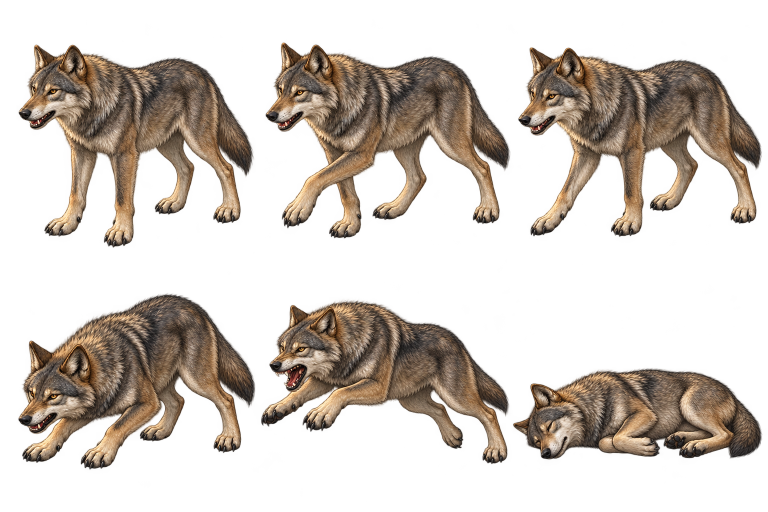
#> input picture assets/art/forest/wolf-poses-v2.png, 1536 x 1024 px (shown at 1/2 size)
$ python build_animal_atlas.py
#> lines starting #> are read from the running program, lines starting #| are printed output that depends on the picture
"""Rebuild atlas rectangles without rescaling or modifying the authored PNGs."""
import json
from pathlib import Path
from PIL import Image

ROOT = Path(__file__).resolve().parents[1]
FOLDER = ROOT / "assets/art/forest"
SOURCES = {
    "wolf": ("wolf-poses-v2.png", (0, 512, 1024, 1536)),
    "bear": ("bear-poses-v3.png", (0, 480, 1024, 1536)),
    "deer": ("deer-poses-v2.png", (0, 512, 1024, 1536)),
}

def build():
    entries = {}
    for animal, (filename, columns) in SOURCES.items():
        path = FOLDER / filename
        image = Image.open(path).convert("RGBA")
#> image is the input picture: PIL image 1536x1024 RGBA; mean R, G, B, A 89.3, 73.1, 58, 87.4
        if image.size != (1536, 1024):
            raise ValueError(f"{filename}: expected authored 1536x1024 sheet")
        alpha = image.getchannel("A")
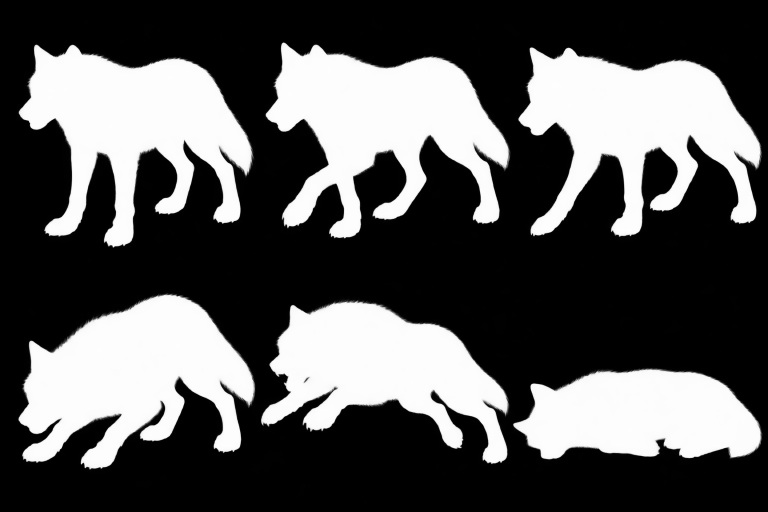
#> alpha: PIL image 1536x1024 L (shown at 1/2 size); min 0, max 254, mean 87.4
        frames = []
        for top, bottom in ((0, 512), (512, 1024)):
            for left, right in zip(columns, columns[1:]):
                region = alpha.crop((left, top, right, bottom))
                box = region.point(lambda value: 255 if value > 48 else 0).getbbox()
                if box is None:
                    raise ValueError(f"{filename}: empty pose")
                x, y, end_x, end_y = box
                if x == 0 or y == 0 or end_x == right-left or end_y == bottom-top:
                    raise ValueError(f"{filename}: pose touches cell boundary; review source layout")
                frames.append([left+x, top+y, end_x-x, end_y-y])
#> after the loop, frames = [[37, 89, 470, 406], [531, 85, 489, 392], [1036, 95, 488, 379], [37, 587, 473, 352], [522, 601, 496, 327], [1026, 737, 498, 182]]
        entries[animal] = {
            "source": "res://" + path.relative_to(ROOT).as_posix(),
            "reference_height": frames[0][3],
            "frames": frames,
            "anchor": "bottom_center",
            "shared_scale": True,
        }
#> pass 2 of the loop in build, `for animal, (filename, columns) in SOURCES.items():`:
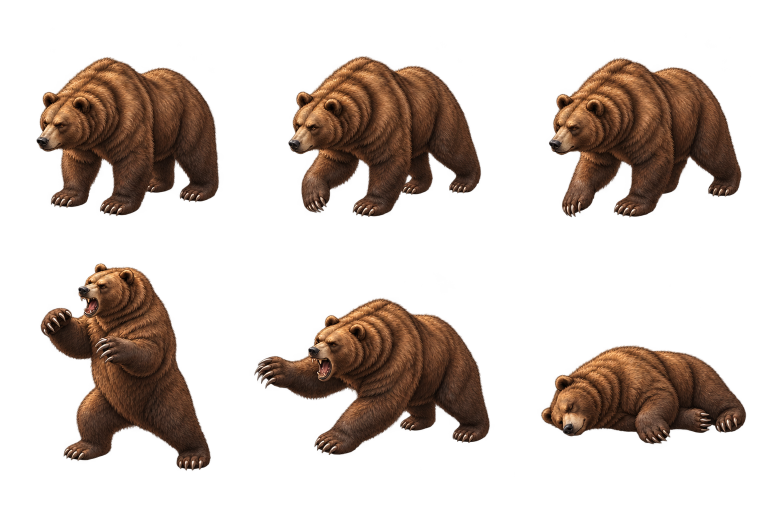
#> input picture assets/art/forest/bear-poses-v3.png, 1536 x 1024 px (shown at 1/2 size)
#> in build, image is the input picture: PIL image 1536x1024 RGBA; mean R, G, B, A 64.1, 41.1, 26.7, 72.5
#> in build, `alpha = image.getchannel("A")`:
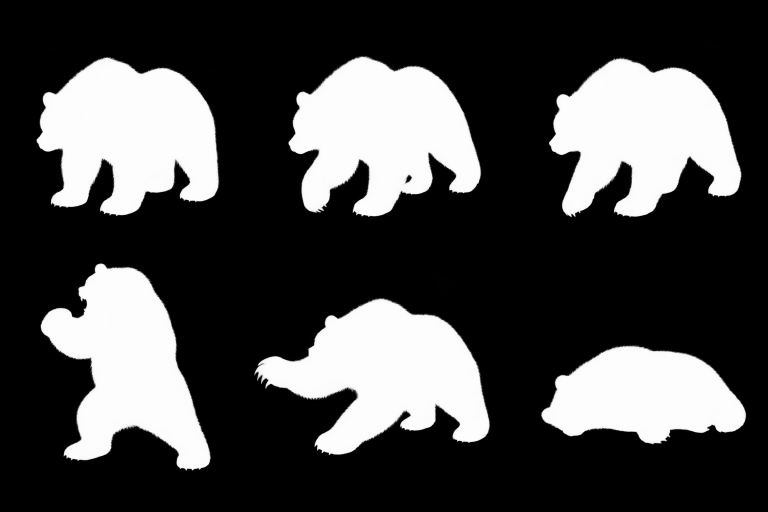
#> alpha: PIL image 1536x1024 L (shown at 1/2 size); min 0, max 254, mean 72.5
#> after the loop in build, `for top, bottom in ((0, 512), (512, 1024)):`: frames = [[73, 114, 365, 318], [577, 112, 385, 322], [1098, 115, 385, 320], [81, 527, 341, 414], [509, 596, 471, 314], [1082, 691, 410, 198]]
#> pass 3 of the loop in build, `for animal, (filename, columns) in SOURCES.items():`:
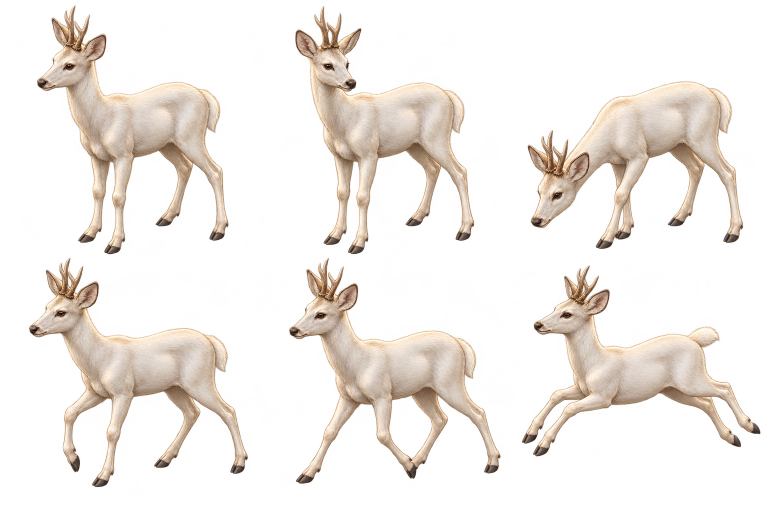
#> input picture assets/art/forest/deer-poses-v2.png, 1536 x 1024 px (shown at 1/2 size)
#> in build, image is the input picture: PIL image 1536x1024 RGBA; mean R, G, B, A 141.4, 125, 109.3, 61.9
#> in build, `alpha = image.getchannel("A")`:
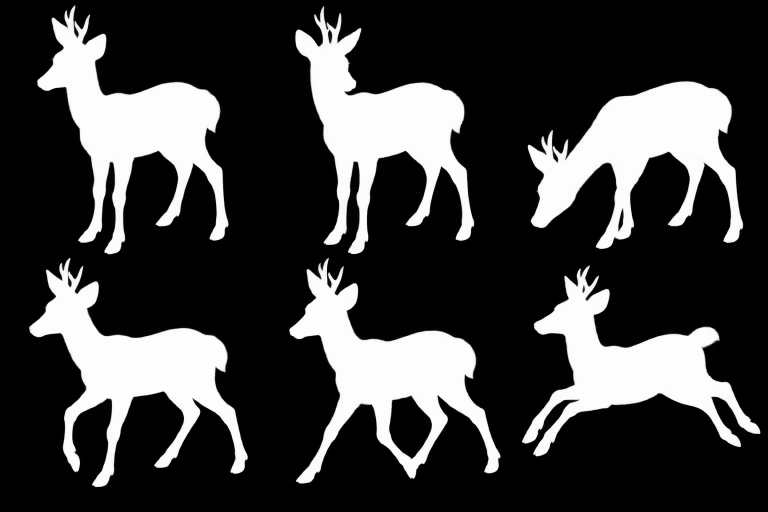
#> alpha: PIL image 1536x1024 L (shown at 1/2 size); min 0, max 254, mean 61.9
#> after the loop in build, `for top, bottom in ((0, 512), (512, 1024)):`: frames = [[74, 11, 383, 498], [590, 12, 359, 496], [1055, 162, 432, 336], [58, 516, 438, 458], [578, 516, 423, 451], [1044, 531, 477, 382]]
    destination = FOLDER / "animal-poses-v2.json"
    destination.write_text(json.dumps({"schema_version": 1, "entries": entries}, indent=2)+"\n", encoding="utf8")
    print(f"Validated 18 poses; wrote {destination}")

if __name__ == "__main__":
    build()
